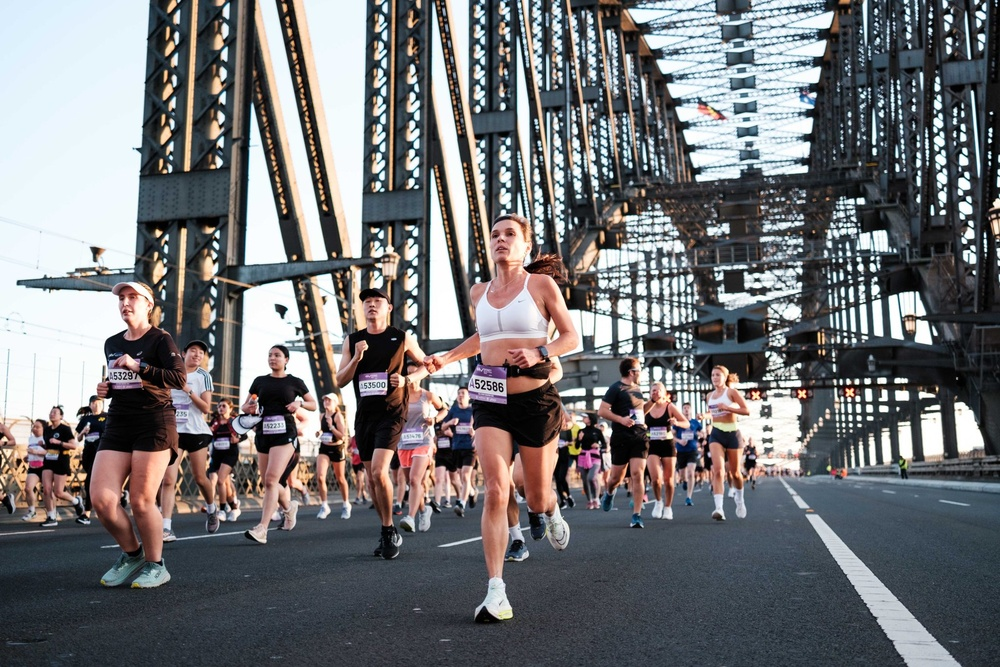
#> input picture Application/src/test/resources/photo.jpg, 1000 x 667 px, shrunk from 2048 x 1365 before the run
$ python extract_dossards.py ../../Application/src/test/resources/photo.jpg
#> lines starting #> are read from the running program, lines starting #| are printed output that depends on the picture; after the words box and inside, x2 and y2 are one past the last pixel; in counts of white or black regions, pixels touching at a corner belong together
"""Prototype : détection des dossards par OCR (OpenCV + Tesseract).

Cette approche a été abandonnée au profit d'un modèle multimodal, les
dossards étant trop souvent flous, inclinés ou partiellement cachés pour
Tesseract. Le script est gardé comme trace des essais faits pendant le
projet.

Usage : python3 extract_dossards.py image.jpg
"""

import cv2
import pytesseract
import numpy as np
import re
import os
import sys


image_path = sys.argv[1] if len(sys.argv) > 1 else "image.jpg"

def extract_number(image_path):
    if not os.path.exists(image_path):
        print(f"Erreur : L'image '{image_path}' n'existe pas.")
        return None

    image = cv2.imread(image_path)
#> image is the input picture: shape (667, 1000, 3); mean B, G, R 116.6, 114.4, 114

    if image is None:
        print("Erreur : Impossible de charger l'image.")
        return None

    gray = cv2.cvtColor(image, cv2.COLOR_BGR2GRAY)
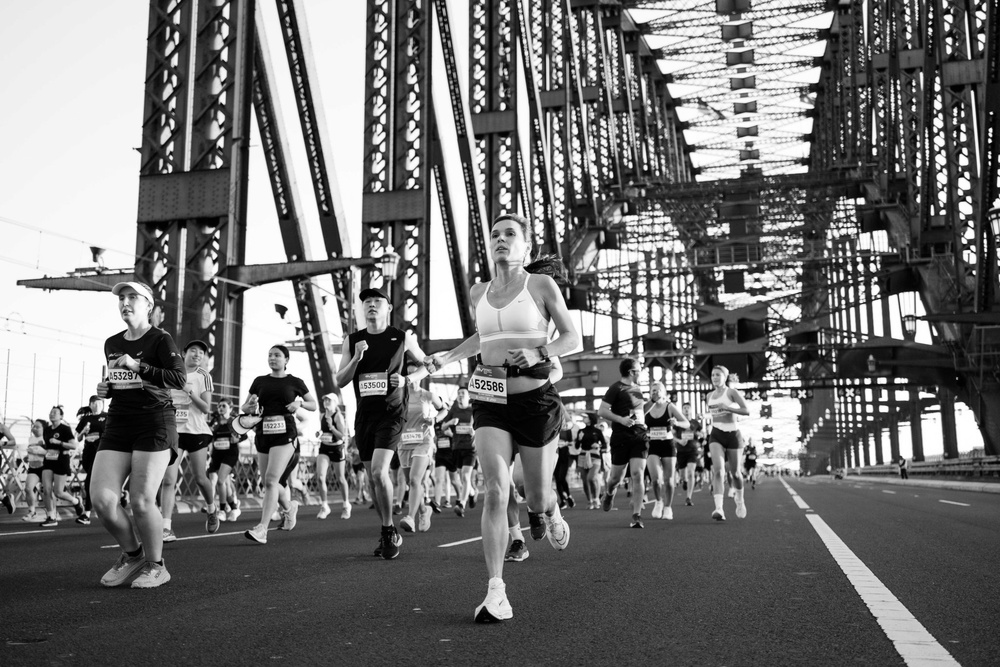
#> gray: shape (667, 1000); min 0, max 255, mean 114.6
    blurred = cv2.GaussianBlur(gray, (5, 5), 0)
    edges = cv2.Canny(blurred, 50, 150)
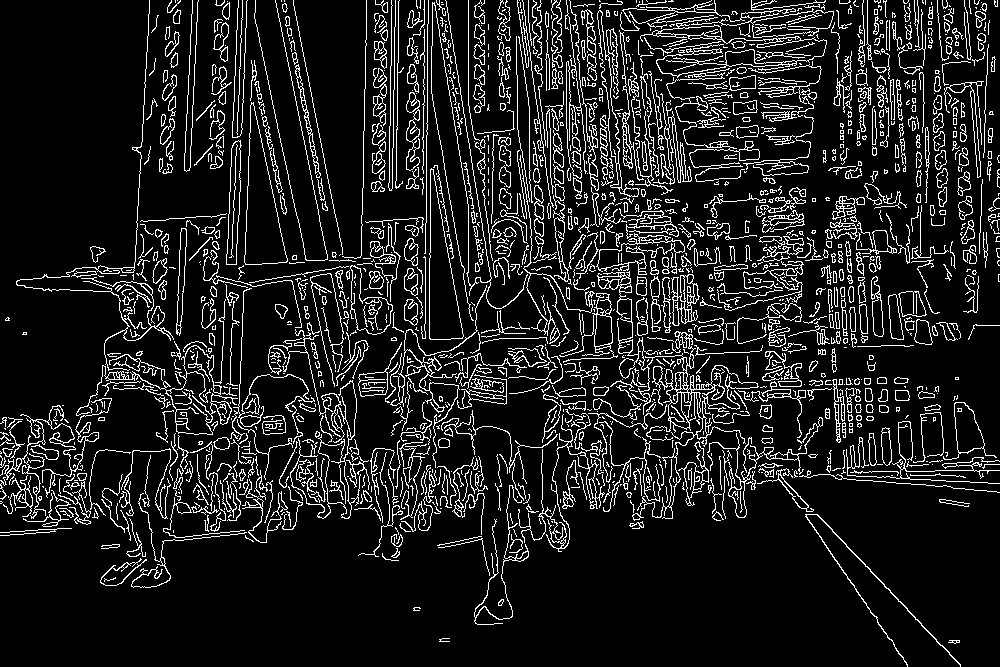
#> edges: shape (667, 1000); 11.7% white in thin lines or dots
    contours, _ = cv2.findContours(edges, cv2.RETR_EXTERNAL, cv2.CHAIN_APPROX_SIMPLE)
#> contours = 1464 contours, 1100 with area under 20; largest, box (x1, y1, x2, y2) and area: (597, 271, 759, 521) 4130, (244, 102, 288, 265) 3640, (76, 345, 238, 435) 3262, (429, 168, 464, 340) 3116, (622, 0, 834, 38) 1682
    contours = sorted(contours, key=cv2.contourArea, reverse=True)
    number_region = None

    for contour in contours:
        x, y, w, h = cv2.boundingRect(contour)
        aspect_ratio = w / h
        if 2.0 > aspect_ratio > 0.5 and 50 < w < 500:
            number_region = (x, y, w, h)
            break
#> this loop made 1 pass
#> (x, y, w, h, aspect_ratio) on pass 1: (597, 271, 162, 250, 0.648)

    if number_region:
        x, y, w, h = number_region
        number_zone = gray[y:y+h, x:x+w]
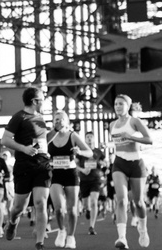
#> number_zone: shape (250, 162); min 0, max 255, mean 116.9
        _, processed = cv2.threshold(number_zone, 0, 255, cv2.THRESH_BINARY + cv2.THRESH_OTSU)
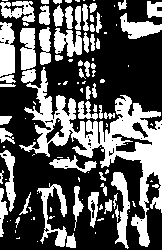
#> processed: shape (250, 162); 36.5% white; 110 white regions (55 under 20 px), largest, box (x1, y1, x2, y2) and area: (19, 67, 162, 247) 5795, (37, 183, 76, 248) 771, (0, 22, 15, 77) 698
#> (the run stopped early here; a loop or call above may not have finished)

$ run again, on Database/Micro_dataset/images/0.png
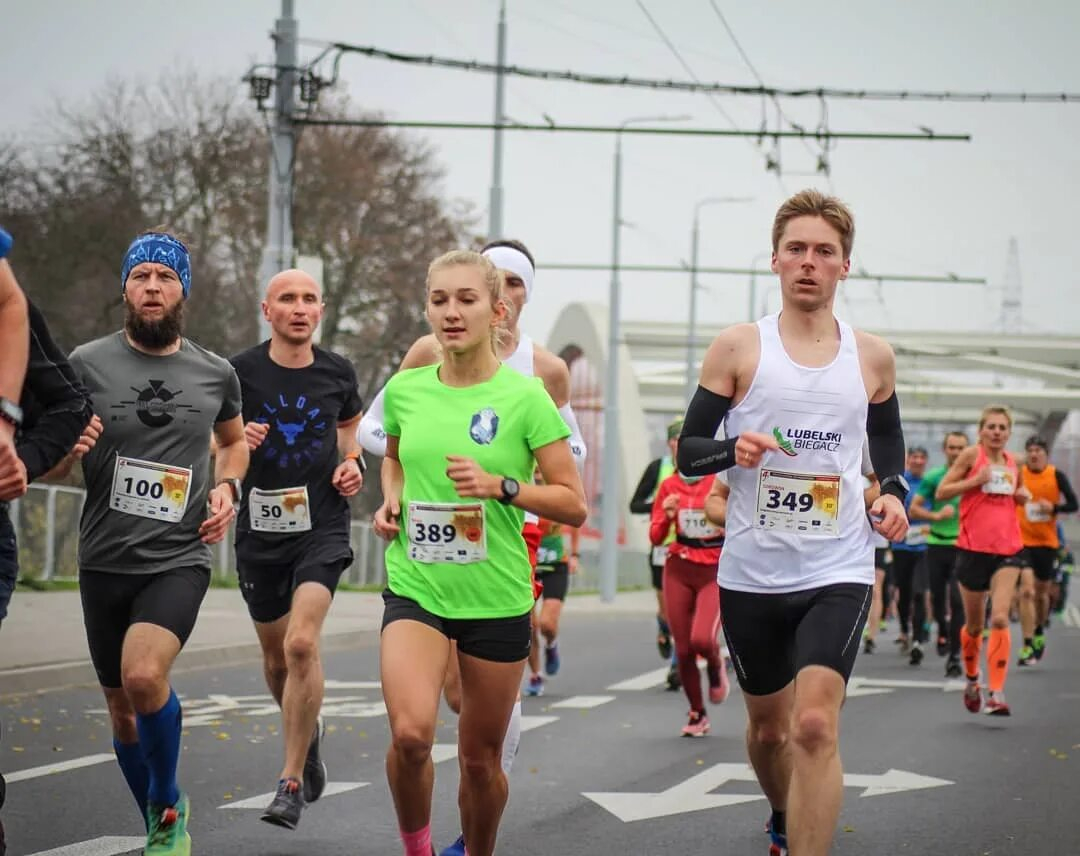
#> input picture Database/Micro_dataset/images/0.png, 1080 x 856 px
#> in extract_number, image is the input picture: shape (856, 1080, 3); mean B, G, R 130.9, 138.6, 143.7
#> in extract_number, `edges = cv2.Canny(blurred, 50, 150)`:
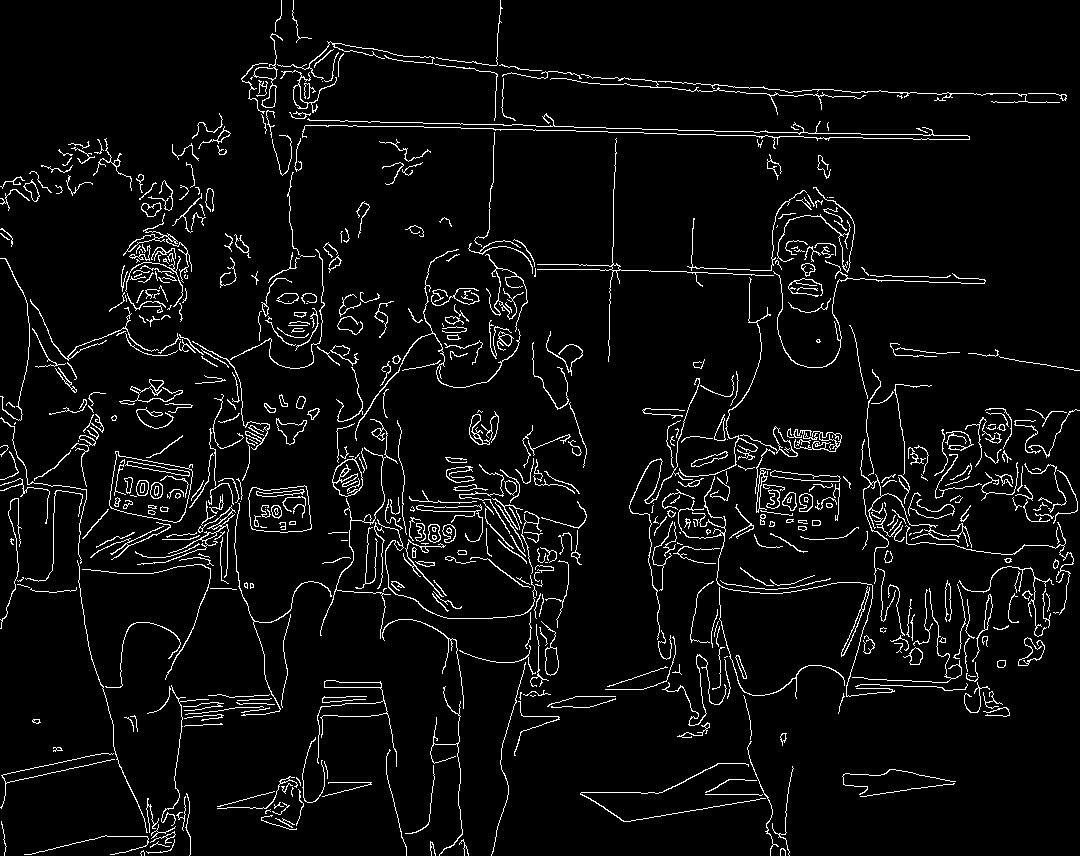
#> edges: shape (856, 1080); 5% white in thin lines or dots
#> contours = 602 contours, 452 with area under 20; largest, box (x1, y1, x2, y2) and area: (109, 451, 193, 523) 4218, (248, 485, 312, 533) 2538, (332, 453, 363, 497) 828, (253, 33, 283, 108) 410, (770, 470, 841, 482) 376
#> the loop in extract_number, `for contour in contours:` made 1 pass
#> (x, y, w, h, aspect_ratio) on pass 1: (109, 451, 84, 72, 1.17)
#> in extract_number, `_, processed = cv2.threshold(number_zone, 0, 255, cv2.THRESH_BINARY + ..`:
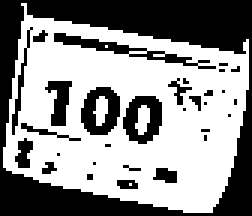
#> processed: shape (72, 84) (shown 3 times larger); 56.7% white; 31 black regions (21 under 20 px), largest, box (x1, y1, x2, y2) and area: (0, 0, 84, 72) 1871, (18, 11, 72, 23) 138, (27, 29, 40, 45) 134

$ run again, on Database/Micro_dataset/images/10.png
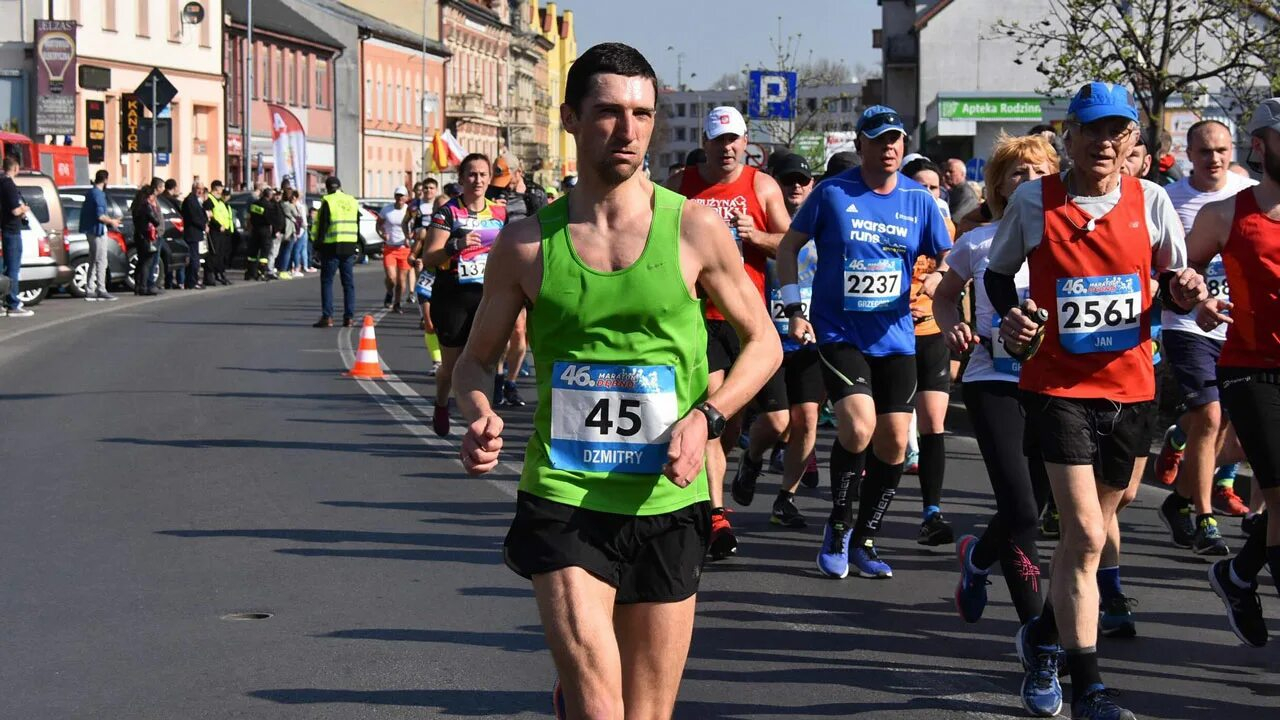
#> input picture Database/Micro_dataset/images/10.png, 1280 x 720 px
#> in extract_number, image is the input picture: shape (720, 1280, 3); mean B, G, R 90.4, 91.3, 98.6
#> in extract_number, `edges = cv2.Canny(blurred, 50, 150)`:
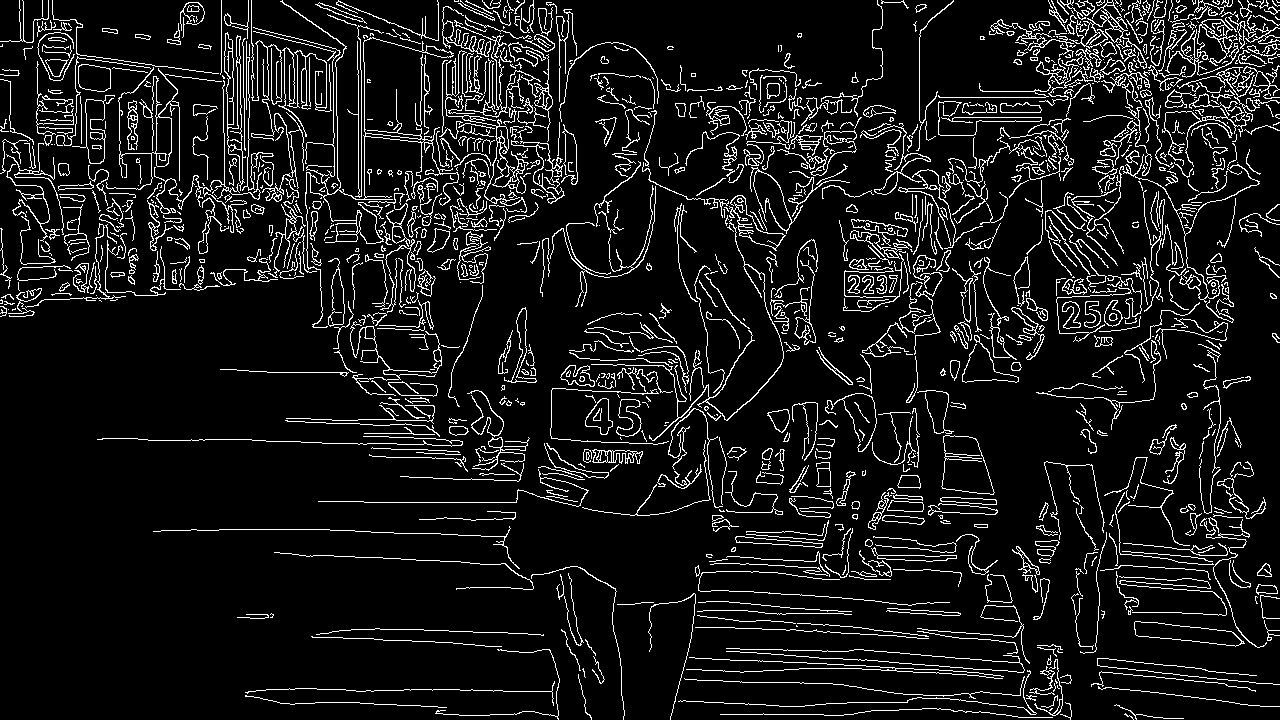
#> edges: shape (720, 1280); 9.1% white in thin lines or dots
#> contours = 1209 contours, 931 with area under 20; largest, box (x1, y1, x2, y2) and area: (941, 435, 995, 495) 2262, (1134, 621, 1245, 647) 1468, (72, 95, 115, 164) 969, (224, 32, 246, 191) 866, (106, 67, 222, 190) 820
#> the loop in extract_number, `for contour in contours:` made 1 pass
#> (x, y, w, h, aspect_ratio) on pass 1: (941, 435, 54, 60, 0.9)
#> in extract_number, `_, processed = cv2.threshold(number_zone, 0, 255, cv2.THRESH_BINARY + ..`:
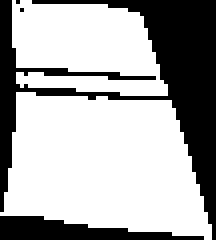
#> processed: shape (60, 54) (shown 4 times larger); 67.1% white; 4 black regions (2 under 20 px), largest, box (x1, y1, x2, y2) and area: (0, 0, 54, 60) 890, (0, 54, 51, 60) 175
